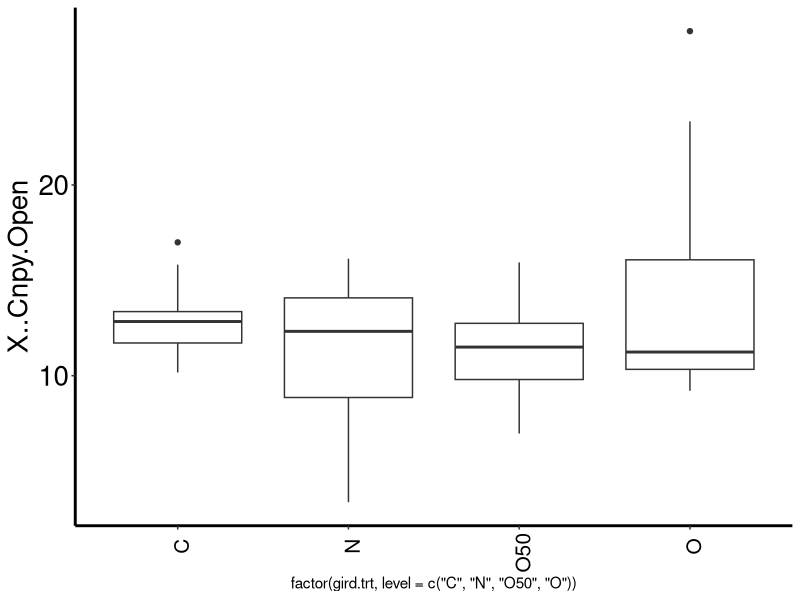
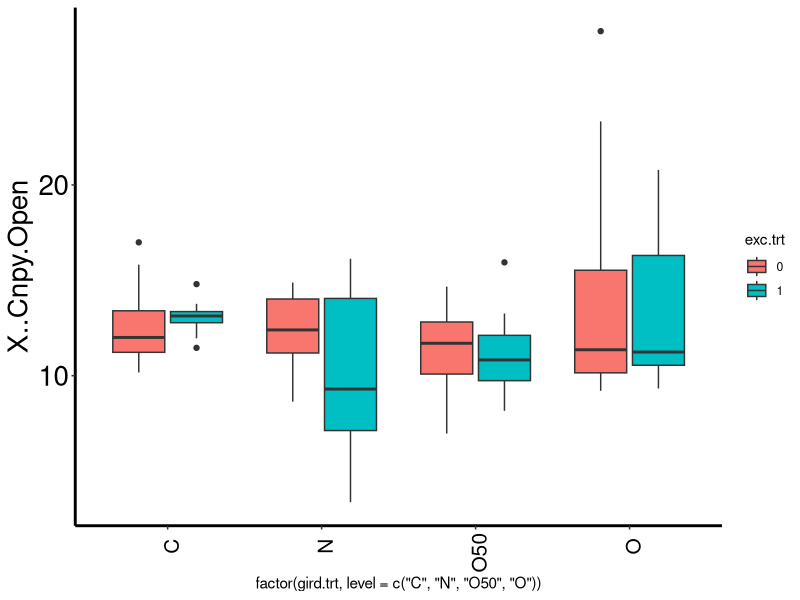

The R source for these figures, in order:
#### BRF Hemispherical Photo Analysis - 2021 ######
#### Ben Taylor - 10/14/2021

#library(lme4);library(jtools)
library(multcomp);library(ggplot2)
#setwd("~/Desktop/Work Files/Research/BRF Deer Girdling/Data & Analysis Files")
gla.dat<-read.csv("BRF_Hemi Phot GLA data.csv")
img.match<-read.csv("BRF Photo File Matching.csv")

img.match<-img.match[img.match$analyze==1,]

dat<-merge(gla.dat,img.match,by="image.file", all.x=T,all.y=T)
dat$gird.trt<-as.factor(dat$gird.trt)
dat$exc.trt<-as.factor(dat$exc.trt)
dat$row<-as.factor(dat$row)
write.csv(dat[,c(25:29,5,20:22)], file="BRF Hemiphoto Data_Post-process.csv", row.names=F)

#Pulling out Plot/Treatment Info
plt.info<-dat[,c(25:29)]
plt.info<-unique(plt.info)
write.csv(plt.info, file="BRF 2021 Plot Info Matching File.csv", row.names=F)

#Running Initial ANOVA's on Transmittance and Canopy Openness
with(dat, summary(aov(X..Trans.Dir~gird.trt*exc.trt+row)))
with(dat, summary(aov(X..Trans.Dif~gird.trt*exc.trt+row)))
with(dat, summary(aov(X..Cnpy.Open~gird.trt*exc.trt+row)))

with(dat, tapply(X..Trans.Dir,gird.trt,median, na.rm=T))
with(dat, tapply(X..Trans.Dif,gird.trt,median, na.rm=T))
with(dat, tapply(X..Cnpy.Open,gird.trt,median, na.rm=T))

co_aov<-with(dat, aov(X..Cnpy.Open~gird.trt+row))
summary(co_aov)
tuk.co<-cld(glht(co_aov, linfct=mcp(gird.trt="Tukey")))
tuk.co

#### Boxplot of Girdling Treatment #####
ggplot(dat, aes(x=factor(gird.trt,level=c('C','N','O50','O')), y=X..Cnpy.Open))+ #fill for dif colors
  geom_boxplot(notch=F)+ 
  theme(panel.grid.major = element_blank(), panel.grid.minor = element_blank(), 
        panel.background = element_blank(), axis.line = element_line(colour = "black"),
        axis.text.x=element_text(colour="Black", size=15, angle=90,vjust=.75,hjust=.75),
        axis.title.y=element_text(size=20), axis.text.y=element_text(colour="Black", size=20),
        axis.line.y=element_line(color="black", size=1),axis.line.x=element_line(color="black", size=1),
        plot.title=element_text(size=20), legend.position="right")

#### Paired Boxplot of Girdling and Exclosure Treatment ####
ggplot(dat, aes(x=factor(gird.trt,level=c('C','N','O50','O')), y=X..Cnpy.Open, fill=exc.trt))+ #fill for dif colors
  geom_boxplot(notch=F)+ 
  theme(panel.grid.major = element_blank(), panel.grid.minor = element_blank(), 
        panel.background = element_blank(), axis.line = element_line(colour = "black"),
        axis.text.x=element_text(colour="Black", size=15, angle=90,vjust=.75,hjust=.75),
        axis.title.y=element_text(size=20), axis.text.y=element_text(colour="Black", size=20),
        axis.line.y=element_line(color="black", size=1),axis.line.x=element_line(color="black", size=1),
        plot.title=element_text(size=20), legend.position="right")
